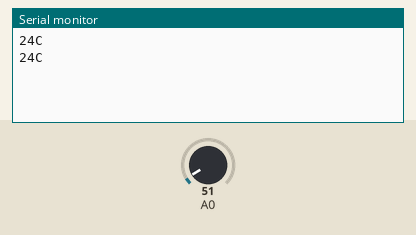
The sketch below on a simulated Arduino Uno, built with avr-gcc and run on an emulated ATmega328P. On the bench: the last lines printed to the serial monitor. Inputs (shaded band) come from the test bench; at power-on: A0 = 51.

Above: at 1.8 s.
1.9 s: A0 set to 61
At 2.8 s:
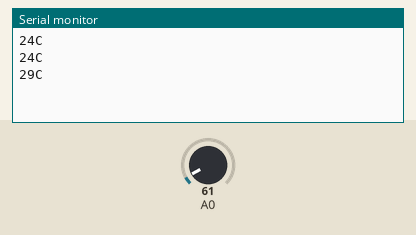
3.4 s: A0 set to 71
At 4.6 s:
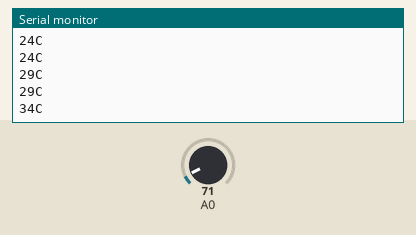
Timing chart, 0 to 6.4 s (numbered marks = the images above; inputs shaded):
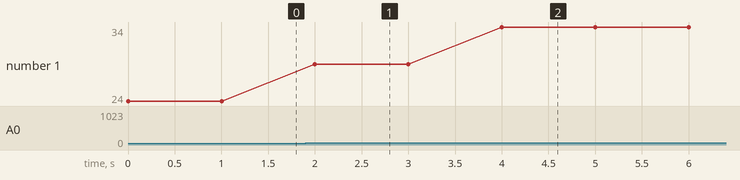

Measured:
- after the input at 1.9 s, the serial monitor: prints a new line after 0.10 s (image 1)
- after the input at 3.4 s, the serial monitor: prints a new line after 0.60 s (image 2)
- plotted number 1: 24 → 29 after the input at 1.9 s, 29 → 34 after the input at 3.4 s

The sketch:

temperature_sensor.ino
```cpp
// 온도센서(LM35), 온도 = (5.0 x LM35 출력값 x 100) / 1024.0
void setup() {
  // put your setup code here, to run once:
  Serial.begin(9600);
}

void loop() {
  // put your main code here, to run repeatedly:
  int temp = analogRead(A0);
  int value = 5.0*temp*100.0/1024;
  Serial.print(value);
  Serial.println("C");
  delay(1000);
}
```
